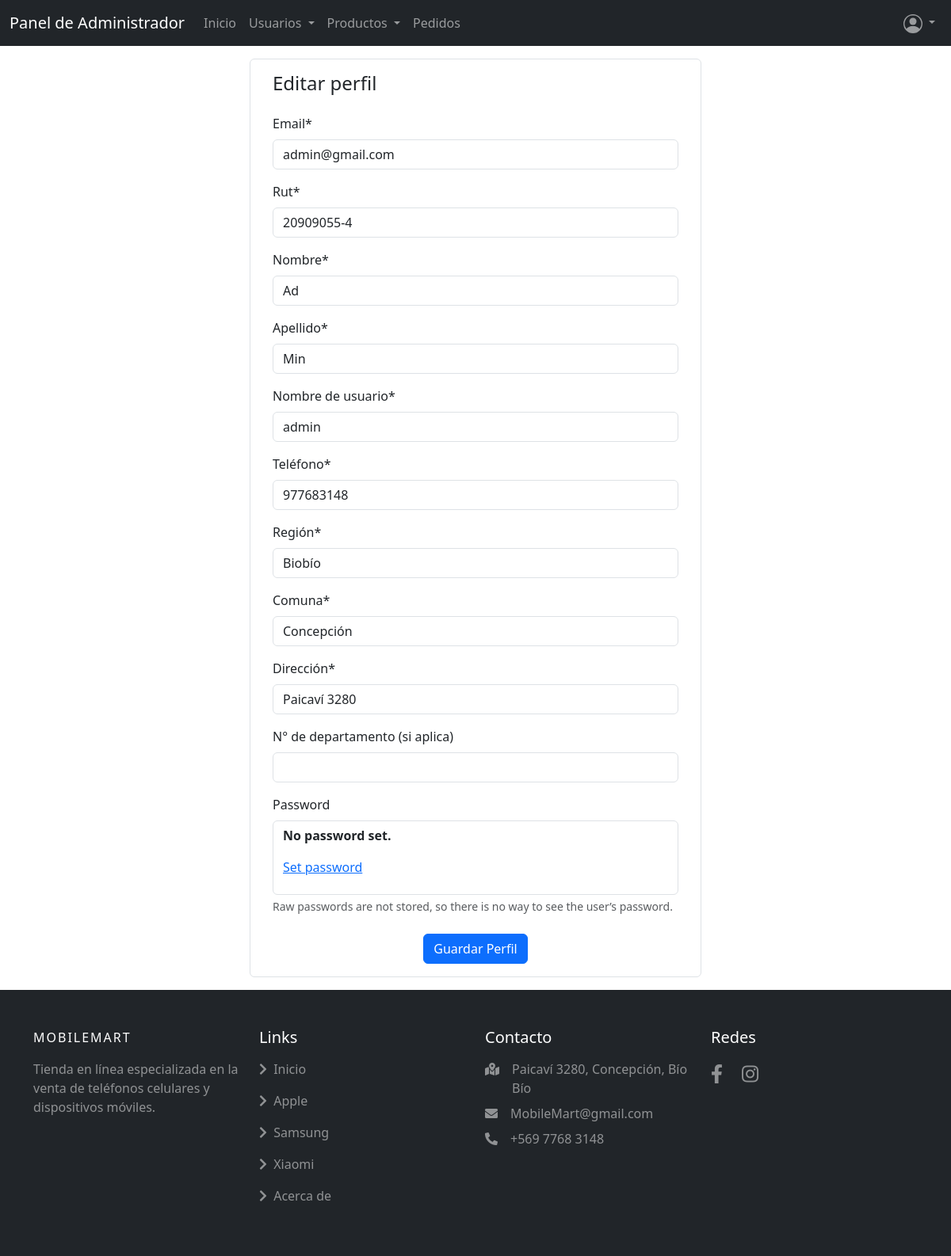
Page /perfilusuarioadmin/ (signed in) on the committed database.
### mobilemart/models.py (models this page shows, shortened)
class CustomUser(AbstractBaseUser, PermissionsMixin):
    rut=models.CharField(max_length=10)
    nombre = models.CharField(max_length=50)
    apellido = models.CharField(max_length=50)
    email = models.EmailField(unique=True)
    username=models.CharField("Nombre de usuario", max_length=50)
    is_active = models.BooleanField(default=True)
    is_staff = models.BooleanField(default=False)
    telefono = models.CharField(verbose_name="Teléfono", max_length=20)  # Nuevo campo
    region = models.CharField(verbose_name="Región", max_length=100)  # Nuevo campo
    comuna = models.CharField(max_length=100)  # Nuevo campo
    direccion = models.CharField(verbose_name="Dirección",max_length=255)  # Nuevo campo
    num_departamento = models.CharField(verbose_name="N° de departamento (si aplica)", max_length=10, blank=True)  # Nuevo campo
    objects = CustomUserManager()
    USERNAME_FIELD = 'email'
    REQUIRED_FIELDS = ['nombre', 'apellido']

### mobilemart/views.py (the view)
# urls.py: path('perfilusuarioadmin/', perfilusuarioadmin, name='perfilusuarioadmin'),
def perfilusuarioadmin(request):
    if request.method == "POST":
        form = CustomUserUpdateForm(data=request.POST, instance=request.user)
        if form.is_valid():
            form.save()
            messages.success(request, 'Perfil actualizado correctamente.')
            return redirect('perfilusuarioadmin')
    else:
        form = CustomUserUpdateForm(instance=request.user)
    return render(request, 'mobilemart/perfilusuarioadmin.html', {'form': form})

### mobilemart/forms.py
class CustomUserUpdateForm(UserChangeForm):
    class Meta(UserChangeForm.Meta):
        model = CustomUser
        fields = ('email', 'rut', 'nombre', 'apellido', 'username', 'telefono', 'region', 'comuna', 'direccion', 'num_departamento')

### mobilemart/templates/mobilemart/perfilusuarioadmin.html (shortened to what this page needs)
{% extends 'mobilemart/baseadmin.html' %}
{% load static %}
{% load crispy_forms_tags %}
    {% block contenido %}
    <div class="container rounded bg-white mt-3 mb-3">
        <div class="row justify-content-center">
            <div class="col-md-6 border-right border rounded">
                <div class="p-3 py-3">
                    <div class="d-flex justify-content-between align-items-center mb-3">
                        <h4 class="text-right">Editar perfil</h4>
                    </div>
                    <form id="editarperfil-form" action="" method="post" enctype="multipart/form-data">
                        {{form | crispy}}
                        <div class="mt-4 text-center"><button class="btn btn-primary profile-button"
                                type="submit">Guardar
                                Perfil</button></div>
                    </form>
                    </div>
                </div>
            </div>
        </div>
    {% endblock contenido %}

### mobilemart/static/mobilemart/css/Main.css (style rules this page uses)
html { height: 100%; }
body { min-height: 100%; display:flex; flex-direction: column; }
@media (min-width: 768px) and (max-width: 1200px) { .row { display: flex; flex-wrap: wrap; } }
@media (min-width: 1200px) { .row { display: flex; flex-wrap: wrap; } }

### rows in the picture
CustomUser: email "admin@gmail.com", rut "20909055-4", nombre "Ad", apellido "Min", username "admin", telefono "977683148", region "Biobío", comuna "Concepción", direccion "Paicaví 3280"
